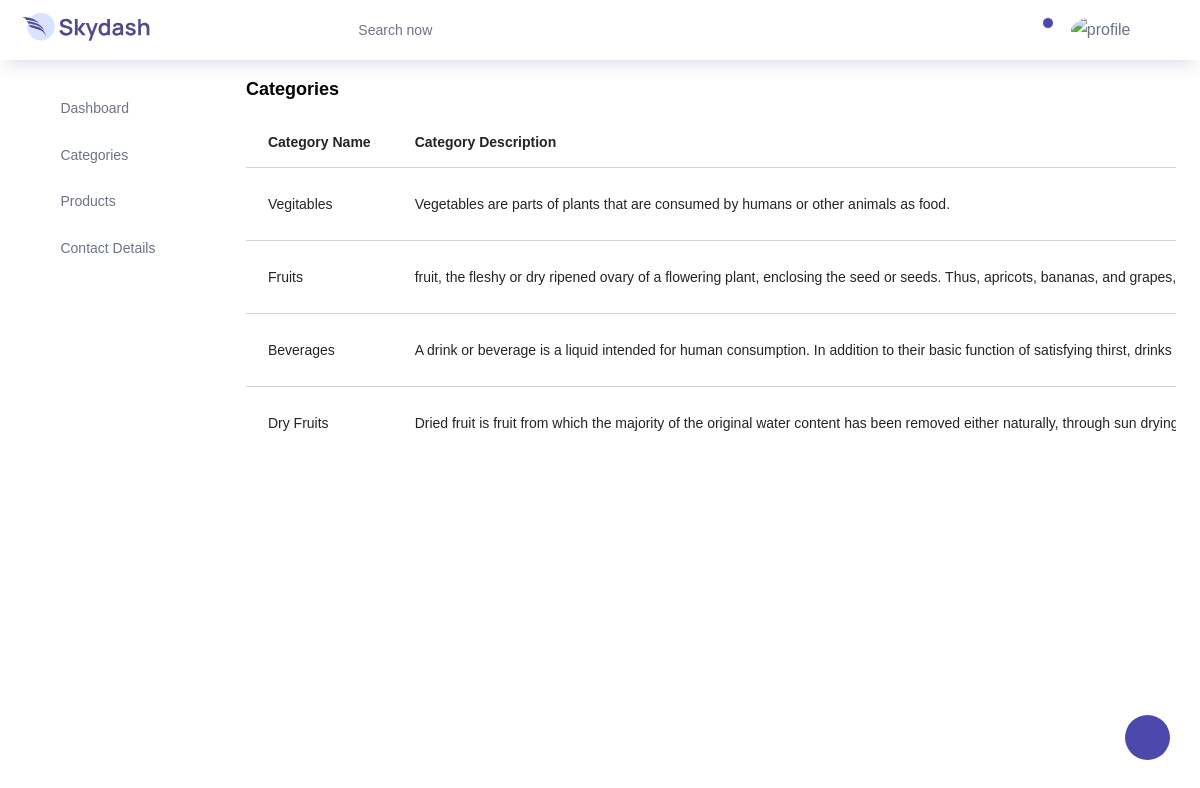
The page /Backend/show_category/ on the database its author committed.
### Backend/models.py (models this page shows)
class categorydb(models.Model):
    Name=models.CharField(max_length=100,null=True,blank=True)
    Description=models.CharField(max_length=500,null=True,blank=True)
    Image=models.ImageField(upload_to="Product Images",null=True,blank=True)

### Backend/views.py (the view)
# urls.py: path('show_category/', views.show_category, name="show_category"),
def show_category(request):
    data=categorydb.objects.all()
    return render(request,"show_category.html",{'data':data})

### Backend/templates/show_category.html (shortened to what this page needs)
<!DOCTYPE html>
{% extends 'index.html' %}
{% block content %}
<html lang="en">
<head>
</head>
<body>
<div class="col-lg-10 grid-margin stretch-card">
              <div class="card">
                <div class="card-body">
                  <h4 class="card-title">Categories</h4>
                  <div class="table-responsive">
                    <table class="table table-hover">
                      <thead>
                        <tr>
                          <th>Category Name</th>
                          <th>Category Description</th>
                        </tr>
                      </thead>
                      <tbody>
                      {% for i in data %}
                        <tr>
                          <td>{{i.Name}}</td>
                          <td>{{i.Description}}</td>
                        </tr>
                      {% endfor %}
                      </tbody>
                    </table>
                  </div>
                </div>
              </div>
            </div>
</body>
</html>
{% endblock %}

### rows shown on the page
categorydb: Name "Vegitables", Description "Vegetables are parts of plants that are consumed by humans or other animals as food."
categorydb: Name "Fruits", Description "fruit, the fleshy or dry ripened ovary of a flowering plant, enclosing the seed or seeds. Thus, apricots, bananas, and grapes,…"
categorydb: Name "Beverages", Description "A drink or beverage is a liquid intended for human consumption. In addition to their basic function of satisfying thirst, drinks…"
categorydb: Name "Dry Fruits", Description "Dried fruit is fruit from which the majority of the original water content has been removed either naturally, through sun…"
